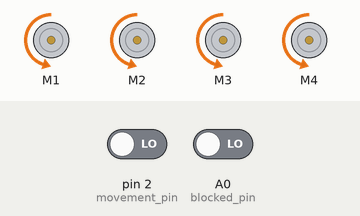
Simulated run of this sketch. Board: Arduino Uno, built with avr-gcc and run on an emulated ATmega328P. On the bench: 4 × DC motor (green arrow = forward, orange = backward, longer = faster). The test bench sets the inputs (shaded band); at power-on: pin 2 (movement_pin) LOW, A0 (blocked_pin) LOW.

Above: at 1.2 s.
1.3 s: pin 2 (movement_pin) driven HIGH
At 2.0 s:
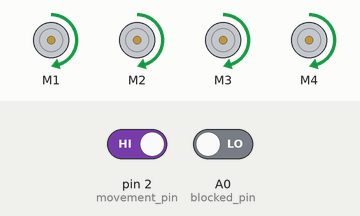
2.8 s: A0 (blocked_pin) driven HIGH
At 3.4 s:
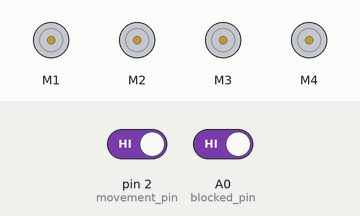
4.3 s: A0 (blocked_pin) driven LOW
At 5.5 s:
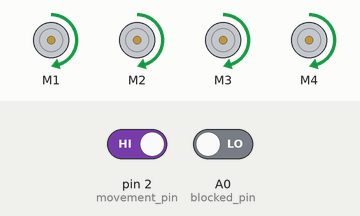
5.8 s: pin 2 (movement_pin) driven LOW
At 6.5 s:
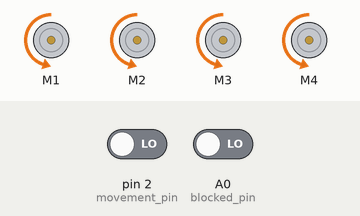
7.3 s: A0 (blocked_pin) driven HIGH
At 11.0 s:
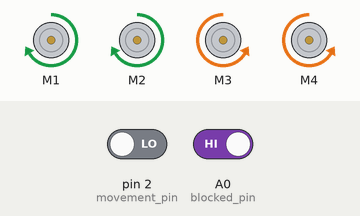
Timing chart, 0 to 11.3 s (numbered marks = the images above; inputs shaded):
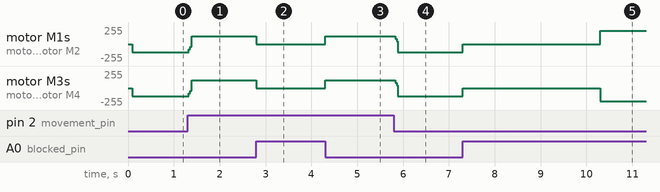

The sketch:

robot.ino
```cpp
#include <AFMotor.h>

const int movement_pin = 2;
const int blocked_pin = A0;
AF_DCMotor motors[4] = {AF_DCMotor(1), AF_DCMotor(2), AF_DCMotor(3), AF_DCMotor(4)};

const int wheelSpeed = 120;
const int wheelSideSpeed = 200;
const int wheelStop = 0;
const int motors_numb = 4;

const int rampStep = 40;
const int rampInterval = 30;
unsigned long lastRampTime = 0;
int currentRampSpeed = 0;

const unsigned long blockThreshold = 3000;
const unsigned long sidewayDuration = 650;

unsigned long blockedStartTime = 0;
unsigned long sidewayStartTime = 0;
unsigned long currenttime = 0;

bool isSidewayActive = false;

enum State {
  MOVE_FORWARD,
  MOVE_BACKWARD,
  BLOCKED,
  SIDEWAY,
  RAMP_DOWN
};

State currentState = MOVE_FORWARD;
State nextState = MOVE_FORWARD; //напрямок який буде після плавної зупинки

void setup() {
  pinMode(movement_pin, INPUT);
  pinMode(blocked_pin, INPUT);
}

void loop() {
  bool blocked = digitalRead(blocked_pin);
  bool movement = digitalRead(movement_pin);
  currenttime = millis();
  State desiredState = currentState;
  if (blocked) {
    if (blockedStartTime == 0) blockedStartTime = currenttime;

    if (currenttime - blockedStartTime >= blockThreshold && !isSidewayActive) { //якщо ми в забороненому стані 3 або більше секунди то повертаємо в бік
      desiredState = SIDEWAY;
      if (!isSidewayActive) {
        sidewayStartTime = currenttime;
        isSidewayActive = true;
      }
    }
    else if (!isSidewayActive) {
      desiredState = BLOCKED;
    }
  }
  else {
    blockedStartTime = 0;
    if (isSidewayActive) { //перевіряємо чи завершили ми поворот
      if (currenttime - sidewayStartTime >= sidewayDuration) {
        isSidewayActive = false;
        desiredState = (movement ? MOVE_FORWARD : MOVE_BACKWARD);
      }
      else {
        desiredState = SIDEWAY;
      }
    }
    else {
      desiredState = (movement ? MOVE_FORWARD : MOVE_BACKWARD);
    }
  }

  if (currentState != RAMP_DOWN) {
    bool isSwitchingDirection = (currentState == MOVE_FORWARD && desiredState == MOVE_BACKWARD) || (currentState == MOVE_BACKWARD && desiredState == MOVE_FORWARD); //перевіряємо чи є зміна стану

    if (isSwitchingDirection) {
      currentState = RAMP_DOWN;
      nextState = desiredState;     //записужмо куди ми хочемо поїхати
      currentRampSpeed = wheelSpeed;
      lastRampTime = currenttime;
    }
    else {
      currentState = desiredState;
    }
  }

  switch (currentState) {
    case BLOCKED:
      Blocked();
      break;

    case MOVE_FORWARD:
      Forward();
      break;

    case MOVE_BACKWARD:
      Backward();
      break;

    case SIDEWAY:
      Sideways();
      break;

    case RAMP_DOWN:
      RampDownLogic();
      break;
  }
}

void RampDownLogic() {
  if (currenttime - lastRampTime >= rampInterval) {
    lastRampTime = currenttime;
    currentRampSpeed -= rampStep; //зменшуємо швидкість

    if (currentRampSpeed > 0) { //поки швидкість більше 0 зменшуємо її
      for (int i = 0; i < motors_numb; i++) {
        motors[i].setSpeed(currentRampSpeed);
      }
    }
    else {
       for (int i = 0; i < motors_numb; i++) {
         motors[i].run(RELEASE);
         motors[i].setSpeed(wheelSpeed); //повертажмось до необхідної швидкості
       }
       currentState = nextState;
    }
  }
}

void Sideways() {
  for (int i = 0; i < motors_numb; i++){
    motors[i].setSpeed(wheelSideSpeed);
  }
  motors[0].run(FORWARD);
  motors[1].run(FORWARD);
  motors[2].run(BACKWARD);
  motors[3].run(BACKWARD);
}

void Blocked() {
  for (int i = 0; i < motors_numb; i++) {
    motors[i].setSpeed(wheelStop);
    motors[i].run(RELEASE);
  }
}

void Forward() {
  for (int i = 0; i < motors_numb; i++) {
    motors[i].setSpeed(wheelSpeed);
    motors[i].run(FORWARD);
  }
}

void Backward() {
  for (int i = 0; i < motors_numb; i++) {
    motors[i].setSpeed(wheelSpeed);
    motors[i].run(BACKWARD);
  }
}
```

Measured:
- after the input at 1.3 s, motor M1–4: backward 120/255 → forward 120/255 at once
- after the input at 2.8 s, motor M1–4: forward 120/255 → stopped at once
- after the input at 4.3 s, motor M1–4: stopped → forward 120/255 at once
- after the input at 5.8 s, motor M1–4: forward 120/255 → backward 120/255 at once
- after the input at 7.3 s, motor M1, motor M2: backward 120/255 → stopped at once, → forward 200/255 3.0 s later; motor M3, motor M4: backward 120/255 → stopped at once, → backward 200/255 3.0 s later
